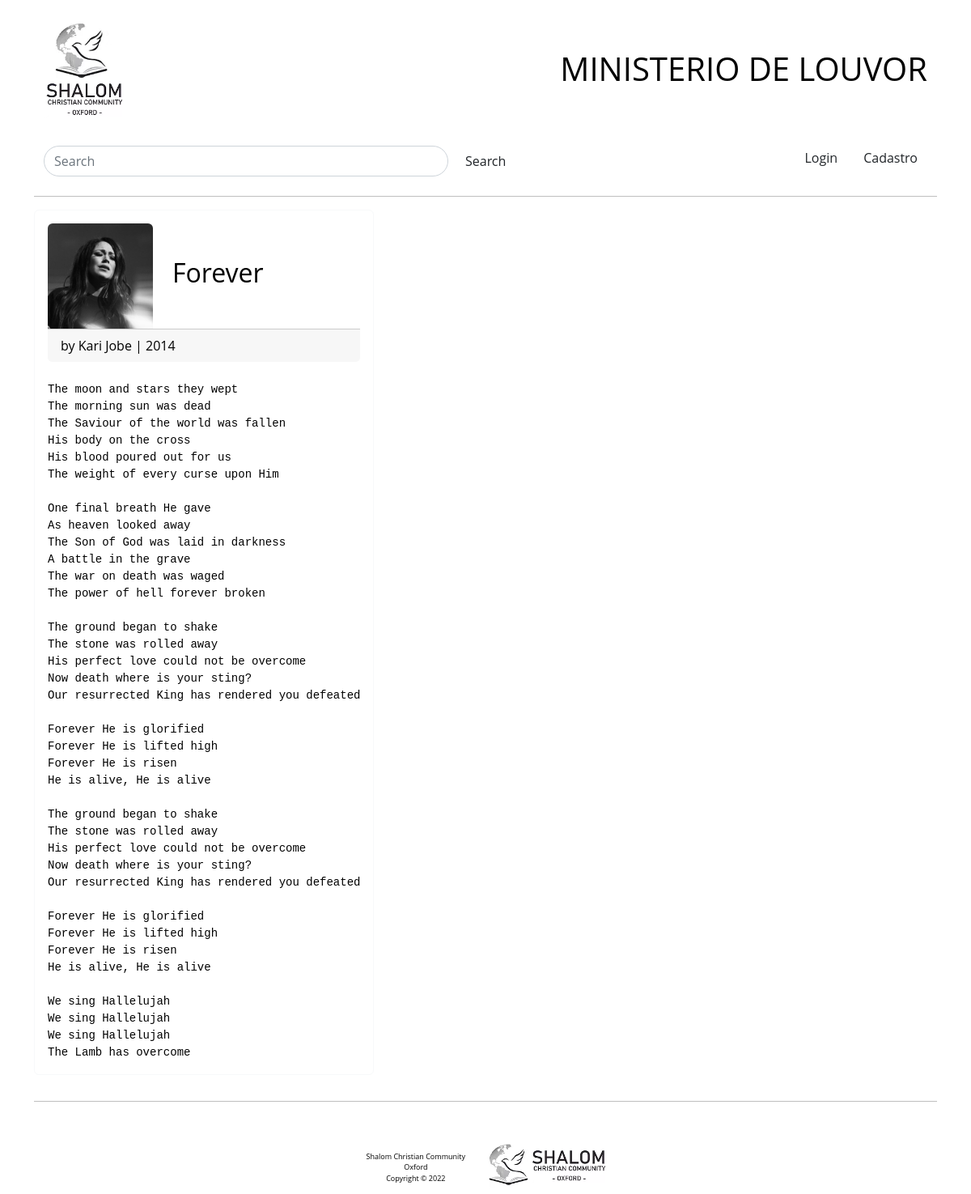
/2, run on the app's committed database.
### louvor/models.py (models this page shows)
class Musica(models.Model):
    titulo_musica = models.CharField(max_length=200)
    nome_artista = models.ForeignKey(Artista, on_delete=models.CASCADE)
    release_year = models.IntegerField()
    lyrics = models.TextField()
    data_musica = models.DateField(default=datetime.now, blank=True)

### artista/models.py (models this page shows)
class Artista(models.Model):
    nome_artista = models.CharField(max_length=200)
    artista_pic = models.ImageField(blank=True, upload_to='cover_pic')
    def __str__(self) -> str:
        return self.nome_artista

### louvor/views.py (the view)
# urls.py: path('<int:musica_id>', views.musica, name='musica'),
def musica(request, musica_id):
    musica = get_object_or_404(Musica, pk=musica_id)
    musica_a_exibir = {
        'musica': musica
    }
    return render(request, 'musica.html', musica_a_exibir )

### louvor/templates/musica.html (shortened to what this page needs)
{% extends 'base.html' %}
{% load static %}
{% block content %}
    <main>
        <div class="container d-flex  justify-content-space-between">
            <div class="card border-light mb-3" style="max-width:900px; gap:20px;">
                <div class="card-body ">
                    <div class="card border-0">
                        <div class="d-flex align-items-center">
                        <img src="{{ musica.nome_artista.artista_pic.url }}" class="rounded-top " style="max-width: 130px;" alt="Foto do Artista">
                        <h2 class="card-title mx-4 me-8">{{musica.titulo_musica}}</h2><br>
                        </div>
                        <div class="card-footer">by {{musica.nome_artista}} | {{musica.release_year}} </div>
                        </div><br>
                    <pre class="card-text">{{musica.lyrics}}</pre>
                </div>
            </div>
        </div>
    </main>
{% endblock %}

### static/css/style.css (style rules this page uses)
blockquote, a, abbr, acronym, address, big, cite, code, del, dfn, em, img, ins, kbd, q, s, samp, small, strike, strong, sub, sup, tt, var, b, u, i, center, dl, dt, dd, ol, ul, li, fieldset, form, label, legend, table, caption, tbody, tfoot, thead, tr, th, td, article, aside, canvas, details, embed, figure, figcaption, footer, header, hgroup, menu, nav, output, ruby, section, summary, time, mark, audio, video { margin: 0; padding: 0; border: 0; font-size: 100%; font: inherit; vertical-align: baseline; text-decoration: none; }
body { margin-top: 10px; background-color: white; font-family: 'Open Sans', 'icones', sans-serif; color: black; }

### data on the page
Musica: nome_artista.artista_pic (picture), titulo_musica "Forever", nome_artista "Kari Jobe", release_year "2014", lyrics "The moon and stars they wept The morning sun was dead The Saviour of the world was fallen His body on the cross His blood poured out for us The weight of every curse upon Him One final breath He gave As heaven looked away The Son of God was laid in darkness A battle in the grave The war on death was waged The power of hell forever broken The ground began to shake The stone was rolled away His perfect love could not be overcome Now death where is your sting? Our resurrected King has rendered you defeated Forever He is glorified Forever He is lifted high Forever He is risen He is alive, He is alive The ground began to shake The stone was rolled away His perfect love could not be overcome Now…"
